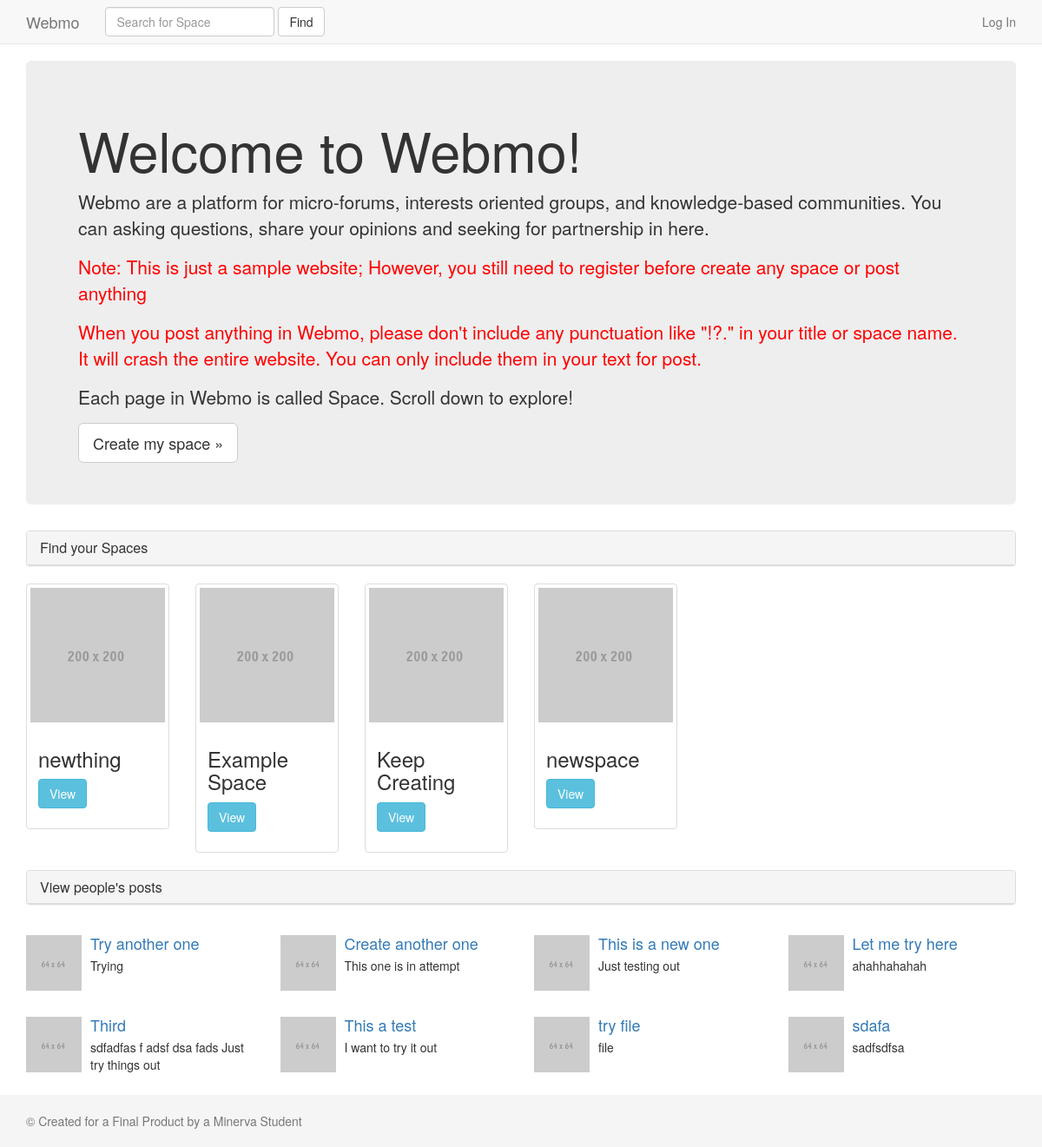
Before: / with the older database file.
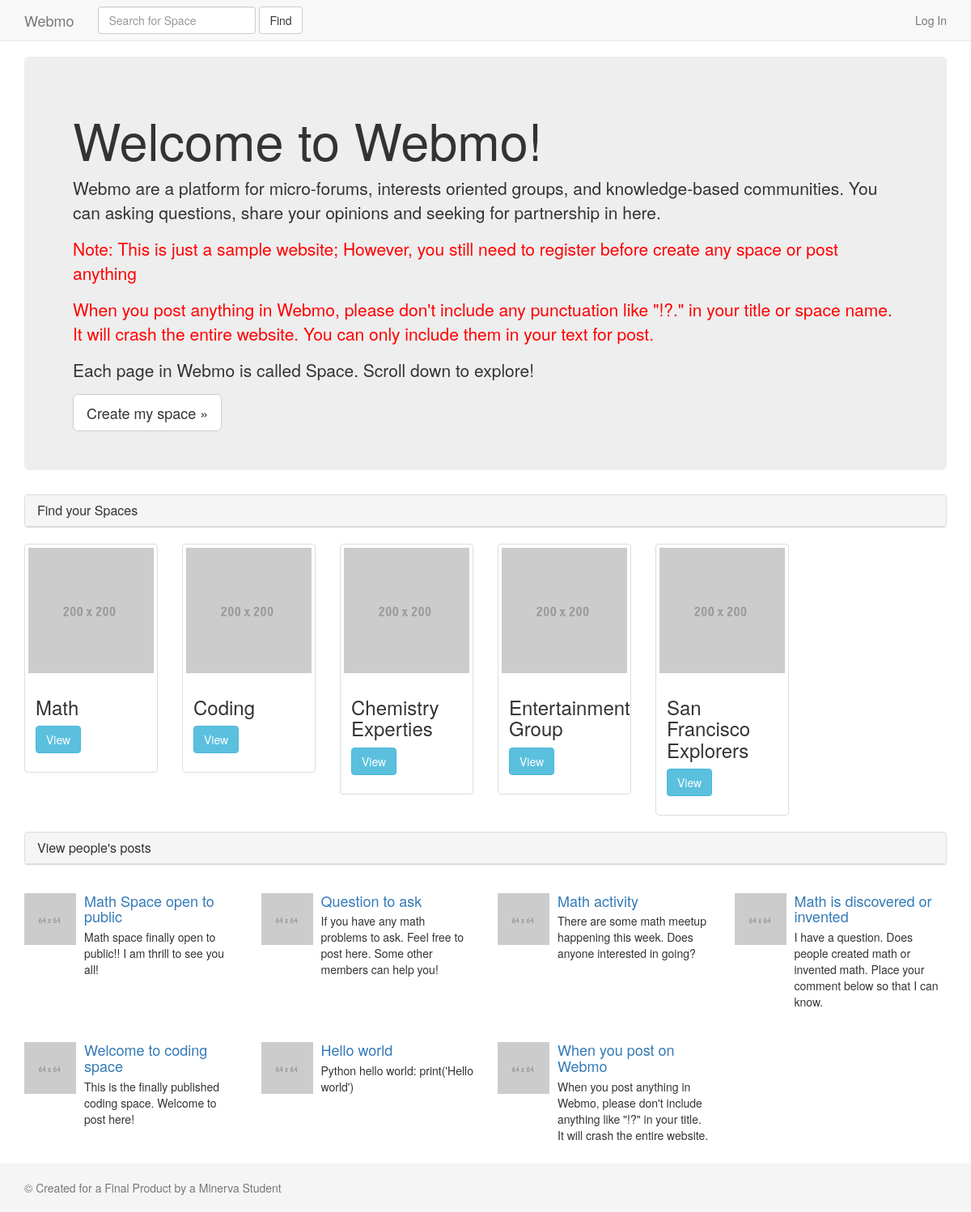
After: the same page with the newer database file.
### forums/models.py (models this page shows, shortened)
class Forum(models.Model):
    name = models.CharField(max_length=100, unique=True)
    date = models.DateField('Createddate', auto_now_add=True)
    founder = models.ForeignKey(User)
    urlname = models.CharField(max_length=100, unique=True, default='')

class Post(models.Model):
    title = models.CharField(max_length=31)
    text = models.TextField()
    date = models.DateField('post date', auto_now_add=True)
    session = models.ForeignKey(Session)
    forum = models.ForeignKey(Forum)
    writer = models.ForeignKey(User)
    urlname = models.CharField(max_length=61, unique=True, default='')

### forums/views.py (the view, shortened to what this page needs)
# urls.py: 2. Add a URL to urlpatterns:  url(r'^$', views.home, name='home')
def home(request):
    go = log_process(request)
    print(go)
    space = Forum.objects.all()
    forum = ForumForm(request.POST or None)
    posts = Post.objects.all()
    context = {
        'n': range(8),
        'go': go,
        'forum': forum,
        'space': space,
        'posts': posts,
    }
    return render(request, 'base.html', context)

### forums/forms.py
class ForumForm(forms.ModelForm):
    class Meta:
        model = Forum
        fields = ['name']

### templates/base.html (shortened to what this page needs)
<!DOCTYPE html>
{% load staticfiles %}
{% load widget_tweaks %}
<html lang="en">
<head>
    <link href="{% static 'css/bootstrap.min.css'%}" rel="stylesheet">
</head>
<body>
    {% include 'nav_bar.html' %}
    <div class="container">
      <div class="jumbotron">
        <h1>Welcome to Webmo!</h1>
        <p>Webmo are a platform for micro-forums, interests oriented groups, and knowledge-based
            communities.
        You can asking questions, share your opinions and seeking for partnership in here.
        </p>
          <p style="color:red">Note: This is just a sample website; However,
              you still need to register before create any space or post anything</p>
          <p style="color:red">When you post anything in Webmo, please don't include any punctuation like "!?." in your title or space name. It will crash the entire website.
          You can only include them in your text for post.
          </p>
          <p>Each page in Webmo is called Space. Scroll down to explore!</p>
        <div>
          <a class="btn btn-lg btn-default"
             role="button" {% if go %}
             data-toggle="collapse" data-target="#collapseExample" aria-expanded="false" aria-controls="collapseExample"
             {% else %}
             data-container="body" data-toggle="popover" data-placement="right" data-content="Sorry, You have to login before your create your space."
             {% endif %}>Create my space &raquo;</a>
        </div>
      </div>
        <div class="panel panel-default">
              <div class="panel-heading">
            <h3 class="panel-title">Find your Spaces</h3>
          </div></div>
        <div class="row">
            {% for i in space %}
          <div class="col-xs-6 col-sm-4 col-md-3 col-lg-2">
            <div class="thumbnail">
              <img src="{% static 'img/200200holder.gif' %}" alt="Image">
              <div class="caption">
                <h3>{{ i.name }}</h3>
                <p><a href="{% url 'space' name=i.urlname %}" class="btn btn-info" role="button">View</a> </p>
              </div>
            </div>
          </div>
            {% endfor %}
        </div>
        <div class="panel panel-default">
              <div class="panel-heading">
            <h3 class="panel-title">View people's posts</h3>
          </div></div>
        <div class="row">
        {% for i in posts %}
        <div class="col-sm-6 col-md-4 col-lg-3 stmargin">
        <div class="media">
          <div class="media-left">
            <a href="#">
              <img class="media-object" src="{% static 'img/6464holder.gif' %}" alt="Media image">
            </a>
          </div>
          <div class="media-body">
            <h4 class="nonblock media-heading"><a href="{% url 'page' forum=i.forum.urlname session=i.session.urlname article=i.urlname %}">{{ i.title }}</a> </h4>
            <p>{{ i.text }}</p>
          </div>
        </div>
                </div>
        {% endfor %}
        </div>
    </div>
    {% include 'footer.html' %}
</body>
</html>

### templates/nav_bar.html (shortened to what this page needs)
<nav class="navbar navbar-default navbar-fixed-top">
  <div class="container">
    <div class="navbar-header">
      <a class="navbar-brand" href="{% url 'home' %}">Webmo</a>
    </div>
    <div id="navbar" class="navbar-collapse collapse">
      <ul class="nav navbar-nav">
        <li>
            <form class="navbar-form navbar-left" role="search">
              <div class="form-group">
                <input type="text" class="form-control" placeholder="Search for Space">
              </div>
              <button type="submit" class="btn btn-default">Find</button>
            </form>
        </li>
      </ul>
      <ul class="nav navbar-nav navbar-right">
        <li><a data-toggle="modal" data-target="#myModal">{% if go %}Log Out{% else %}Log In{% endif %}</a></li>
      </ul>
    </div>
  </div>
</nav>

### templates/footer.html (shortened to what this page needs)
{% load staticfiles %}
<footer class="footer">
  <div class="container">
    <p class="text-muted">&copy; Created for a Final Product by a Minerva Student</p>
  </div>
</footer>

### templates/base.html (style rules this page uses)
body { padding-top: 70px; }
.stmargin { margin-top: 15px; margin-bottom: 15px; }
.nonblock { display: inline-block; }

### templates/footer.html (style rules this page uses)
.footer { width: 100%; height: 60px; background-color: #f5f5f5; }
.container .text-muted { margin: 20px 0; }

Changed rows visible on the page:
removed Forum: name "newthing"
removed Forum: name "Example Space"
removed Forum: name "Keep Creating"
removed Forum: name "newspace"
removed Post: title "Try another one", text "Trying"
removed Post: title "Create another one", text "This one is in attempt"
removed Post: title "This is a new one", text "Just testing out"
removed Post: title "Let me try here", text "ahahhahahah"
removed Post: title "Third", text "sdfadfas f adsf dsa fads Just try things out"
removed Post: title "This a test", text "I want to try it out"
removed Post: title "try file", text "file"
removed Post: title "sdafa", text "sadfsdfsa"
added Forum: name "Math"
added Forum: name "Coding"
added Forum: name "Chemistry Experties"
added Forum: name "Entertainment Group"
added Forum: name "San Francisco Explorers"
added Post: title "Math Space open to public", text "Math space finally open to public!! I am thrill to see you all!"
added Post: title "Question to ask", text "If you have any math problems to ask. Feel free to post here. Some other members can help you!"
added Post: title "Math activity", text "There are some math meetup happening this week. Does anyone interested in going?"
added Post: title "Math is discovered or invented", text "I have a question. Does people created math or invented math. Place your comment below so that I can know."
added Post: title "Welcome to coding space", text "This is the finally published coding space. Welcome to post here!"
added Post: title "Hello world", text "Python hello world: print('Hello world')"
added Post: title "When you post on Webmo", text "When you post anything in Webmo, please don't include anything like \"!?\" in your title. It will crash the entire website."
